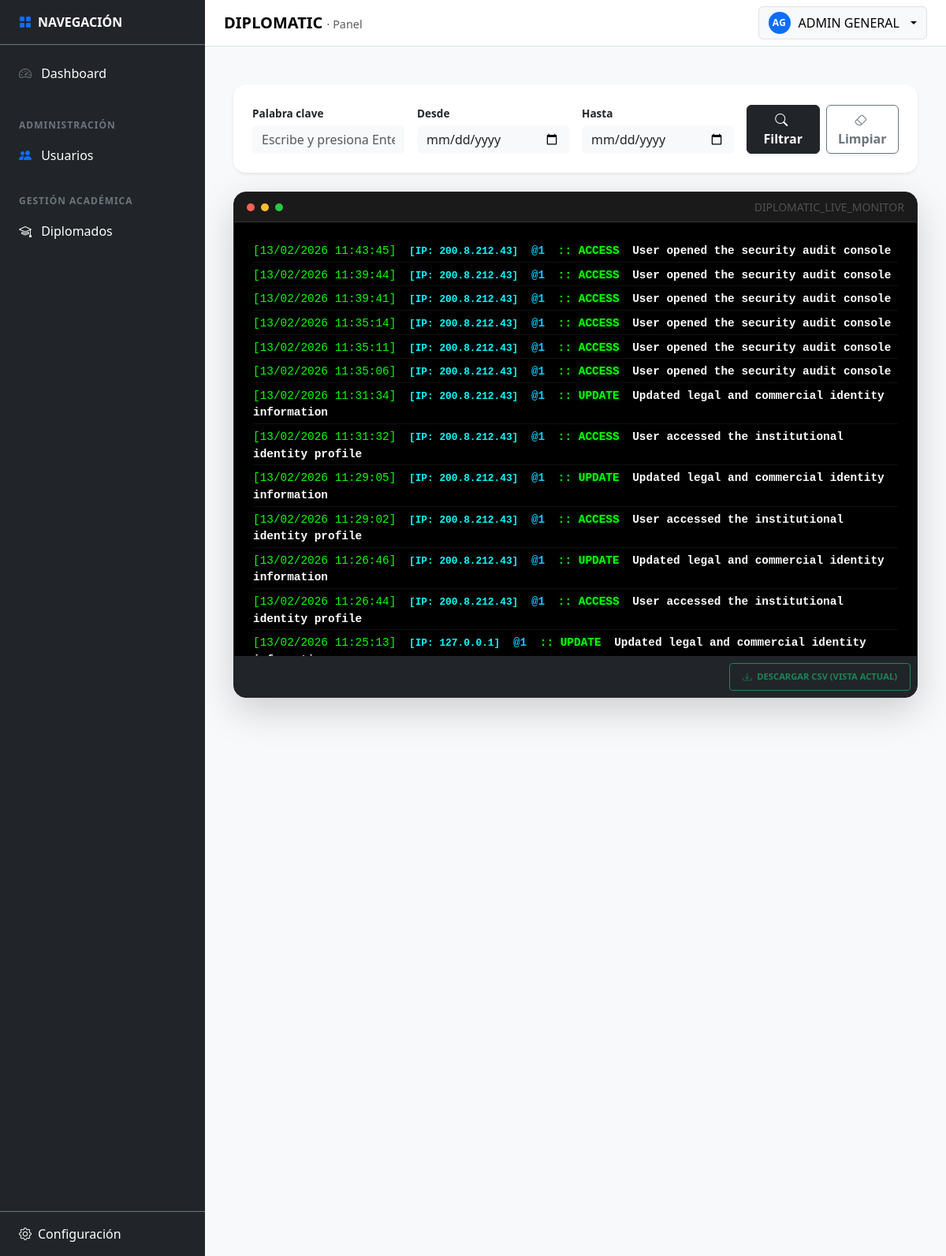
/settings/eventos (signed in), run on the app's committed database.
### tables this page shows
CREATE TABLE `tbl_audit_logs` (
  `log_id` bigint(20) NOT NULL,
  `created_at` timestamp NOT NULL DEFAULT current_timestamp(),
  `user_id` int(11) DEFAULT NULL,
  `session_id` varchar(255) DEFAULT NULL,
  `ip_address` varchar(45) DEFAULT NULL,
  `user_agent` text DEFAULT NULL,
  `device` varchar(50) DEFAULT NULL,
  `os` varchar(50) DEFAULT NULL,
  `module` varchar(100) DEFAULT NULL,
  `action` varchar(100) DEFAULT NULL,
  `description` text DEFAULT NULL,
  `entity` varchar(100) DEFAULT NULL,
  `entity_id` int(11) DEFAULT NULL,
  `db_action` varchar(20) DEFAULT NULL,
  `data_before` longtext DEFAULT NULL,
  `data_after` longtext DEFAULT NULL,
  `endpoint` varchar(255) DEFAULT NULL,
  `http_method` varchar(10) DEFAULT NULL,
  `status_code` int(5) DEFAULT NULL,
  `response_time_ms` int(11) DEFAULT NULL,
  `event_type` enum('NORMAL','WARNING','ERROR','SECURITY') DEFAULT 'NORMAL',
  `is_failed_attempt` tinyint(1) DEFAULT 0,
  `is_critical` tinyint(1) DEFAULT 0,
  `request_id` varchar(100) DEFAULT NULL,
  `event_origin` varchar(50) DEFAULT 'BACKEND',
  `environment` varchar(20) DEFAULT 'PROD',
  `app_version` varchar(20) DEFAULT '1.0.0'
);

### app/core/Controller.php (called while the page is built, shortened)
<?php
abstract class Controller
{
  protected function view(string $viewPath, array $data = []): void
  {
    View::render($viewPath, $data);
  }
}

### app/controllers/SettingsEventsController.php (called while the page is built, shortened)
<?php
final class SettingsEventsController extends Controller
{
    private $db;
    public function __construct() {
        try {
            $this->db = (new Database())->getConnection();
        } catch (Throwable $e) { $this->sendError($e->getMessage()); }
    }
    public function index(): void {
        try {
            $stmt = $this->db->query("SELECT * FROM tbl_audit_logs ORDER BY created_at DESC LIMIT 100");
            $this->view('settings/eventos', ['logs' => $stmt->fetchAll(PDO::FETCH_ASSOC)]);
        } catch (Throwable $e) { $this->view('settings/eventos', ['logs' => []]); }
    }
}

### app/core/Router.php (called while the page is built, shortened)
<?php
final class Router
{
  private array $routes = [
    'GET' => [],
    'POST' => [],
  ];
  public function get(string $path, array $handler): void
  {
    $this->routes['GET'][$this->normalize($path)] = $handler;
  }
  public function post(string $path, array $handler): void
  {
    $this->routes['POST'][$this->normalize($path)] = $handler;
  }
  public function dispatch(): void
  {
    $method = $_SERVER['REQUEST_METHOD'] ?? 'GET';
    $uri = parse_url($_SERVER['REQUEST_URI'] ?? '/', PHP_URL_PATH) ?? '/';
    $basePath = $this->detectBasePath();
    $path = $this->normalize(str_replace($basePath, '', $uri) ?: '/');
    $handler = $this->routes[$method][$path] ?? null;
    [$class, $action] = $handler;
    $controller = new $class();
    $controller->$action();
  }
  private function normalize(string $path): string
  {
    $path = '/' . trim($path, '/');
    return $path === '//' ? '/' : $path;
  }
  private function detectBasePath(): string
  {
    $scriptName = $_SERVER['SCRIPT_NAME'] ?? '';
    $dir = str_replace('\\', '/', dirname($scriptName));
    return rtrim($dir, '/');
  }
}

### app/core/Bootstrap.php (called while the page is built, shortened)
<?php
final class Bootstrap
{
  public function run(): void
  {
    $router = new Router();
    $router->get('/', [AuthController::class, 'showLogin']);
    $router->post('/login', [AuthController::class, 'doLogin']);
    $router->get('/logout', [AuthController::class, 'logout']);
    $router->get('/dashboard', [DashboardController::class, 'index']);
    $router->get('/settings', [SettingsController::class, 'index']);
    $router->get('/settings/correo', [SettingsController::class, 'correo']);
    $router->post('/settings/save-correo', [SettingsController::class, 'saveCorreo']);
    $router->post('/settings/test-correo', [SettingsController::class, 'testCorreo']);
    $router->get('/settings/empresa', [SettingsCompanyController::class, 'index']);
    $router->post('/settings/empresa/save', [SettingsCompanyController::class, 'save']);
    $router->get('/settings/whatsapp', [SettingsWhatsappController::class, 'index']);
    $router->post('/settings/whatsapp/save-template', [SettingsWhatsappController::class, 'saveTemplate']);
    $router->post('/settings/whatsapp/log', [SettingsWhatsappController::class, 'logSend']);
    $router->get('/settings/eventos', [SettingsEventsController::class, 'index']);
    $router->get('/settings/eventos/filter', [SettingsEventsController::class, 'filter']);
    $router->get('/users', [UsersController::class, 'index']);
    $router->post('/users/save', [UsersController::class, 'save']);
    $router->post('/users/delete', [UsersController::class, 'delete']);
    $router->dispatch();
  }
}

### public/index.php (called while the page is built, shortened)
<?php
require_once __DIR__ . '/../app/core/Autoload.php';
$app = new \App\Core\Bootstrap();
$app->run();

### app/core/Autoload.php (called while the page is built, shortened)
<?php
spl_autoload_register(function (string $class): void {
  $prefix = 'App\\';
  $baseDir = __DIR__ . '/../';
  $len = strlen($prefix);
  $relativeClass = substr($class, $len);
  $relativePath = str_replace('\\', '/', $relativeClass);
  $parts = explode('/', $relativePath);
  if (!empty($parts[0])) {
    $map = [
      'Core'        => 'core',
      'Controllers' => 'controllers',
      'Models'      => 'models',
      'Config'      => 'config',
      'Middleware'  => 'middleware',
      'Views'       => 'views',
      'Services'    => 'services',
    ];
    if (isset($map[$parts[0]])) {
      $partsMapped = $parts;
      $partsMapped[0] = $map[$parts[0]];
      $file = $baseDir . implode('/', $partsMapped) . '.php';
      if (file_exists($file)) { require_once $file; return; }
    }
  }
});

### app/core/Database.php (called while the page is built, shortened)
<?php
final class Database
{
  private static ?PDO $pdo = null;
  public static function getConnection(): PDO
  {
    $configFile = __DIR__ . '/../config/database.php';
    $cfg = require $configFile;
    $host = $cfg['host'] ?? '127.0.0.1';
    $dbname = $cfg['dbname'] ?? '';
    $user = $cfg['user'] ?? 'root';
    $pass = $cfg['pass'] ?? '';
    $charset = $cfg['charset'] ?? 'utf8mb4';
    $dsn = "mysql:host={$host};dbname={$dbname};charset={$charset}";
    try {
      self::$pdo = new PDO($dsn, $user, $pass, [
        PDO::ATTR_ERRMODE => PDO::ERRMODE_EXCEPTION,
        PDO::ATTR_DEFAULT_FETCH_MODE => PDO::FETCH_ASSOC,
        PDO::ATTR_EMULATE_PREPARES => false,
      ]);
      return self::$pdo;
    } catch (PDOException $e) {
      throw new \RuntimeException('Error de conexión a la base de datos. Verifique credenciales y que MySQL esté activo.');
    }
  }
}

### app/config/database.php (called while the page is built)
<?php
return [
  'host' => '127.0.0.1',
  'dbname' => 'db_diplomatic',
  'user' => 'root',
  'pass' => '',
  'charset' => 'utf8mb4',
];

### app/views/settings/eventos.php (the view, shortened to what this page needs)
<?php
$basePath = rtrim(str_replace('\\', '/', dirname($_SERVER['SCRIPT_NAME'] ?? '')), '/');
?>
<link rel="stylesheet" href="<?= $basePath ?>/assets/css/events.css?v=<?= time() ?>">
<div class="container-fluid py-4">
    <div class="card border-0 shadow-sm p-4 rounded-4 mb-4 bg-white">
        <form id="filter-events" class="row g-3 align-items-end" data-basepath="<?= $basePath ?>" onsubmit="event.preventDefault(); filterLogs();">
            <div class="col-lg-3">
                <label class="form-label small fw-bold">Palabra clave</label>
                <input type="text" name="search" class="form-control bg-light border-0" placeholder="Escribe y presiona Enter...">
            </div>
            <div class="col-lg-3">
                <label class="form-label small fw-bold">Desde</label>
                <input type="date" name="date_from" class="form-control bg-light border-0">
            </div>
            <div class="col-lg-3">
                <label class="form-label small fw-bold">Hasta</label>
                <input type="date" name="date_to" class="form-control bg-light border-0">
            </div>
            <div class="col-lg-3 d-flex gap-2">
                <button type="submit" class="btn btn-dark w-100 fw-bold shadow-sm">
                    <i class="bi bi-search me-1"></i> Filtrar
                </button>
                <button type="button" class="btn btn-outline-secondary w-100 fw-bold shadow-sm" onclick="clearFilters()">
                    <i class="bi bi-eraser me-1"></i> Limpiar
                </button>
            </div>
        </form>
    </div>
    <div class="console-wrapper shadow-lg rounded-4 overflow-hidden border border-dark">
        <div class="console-header d-flex justify-content-between align-items-center px-3 py-2">
            <div class="d-flex gap-2"><span class="console-dot dot-red"></span><span class="console-dot dot-yellow"></span><span class="console-dot dot-green"></span></div>
            <span class="console-title fw-mono small opacity-50">DIPLOMATIC_LIVE_MONITOR</span>
        </div>
        <div class="console-body p-4" id="event-logs">
            <?php if (!empty($logs)): foreach($logs as $log): ?>
                <div class="log-line mb-1">
                    <span class="log-date">[<?= date('d/m/Y H:i:s', strtotime($log['created_at'])) ?>]</span>
                    <span class="log-ip mx-2" style="color: #00ffff !important; font-weight: bold;">[IP: <?= $log['ip_address'] ?>]</span>
                    <span class="text-info fw-bold">@<?= $log['user_id'] ?? '1' ?></span>
                    <span class="log-action text-success fw-bold mx-2">:: <?= strtoupper($log['action']) ?></span>
                    <span class="log-desc text-white fw-bold"><?= htmlspecialchars($log['description']) ?></span>
                </div>
            <?php endforeach; endif; ?>
        </div>
        <div class="console-footer d-flex justify-content-end p-2 bg-dark">
            <button class="btn btn-outline-success btn-xs fw-mono py-2 px-3" onclick="exportConsoleToCSV()">
                <i class="bi bi-download me-1"></i> DESCARGAR CSV (VISTA ACTUAL)
            </button>
        </div>
    </div>
</div>

### public/assets/css/panel.css (style rules this page uses)
:root { --sidebar-width: 260px; }

### public/assets/css/users.css (style rules this page uses)
.form-label { font-size: 0.85rem; margin-bottom: 0.3rem; }

### public/assets/css/events.css (style rules this page uses)
.console-wrapper { background-color: #000; border: 1px solid #333; }
.console-header { background-color: #1a1a1a; border-bottom: 1px solid #333; color: #888; }
.console-footer { background-color: #000; border-top: 1px solid #222; }
.console-body { height: 550px; overflow-y: auto; background-color: #000; color: #e6edf3; font-family: 'Consolas', 'Monaco', monospace; font-size: 0.9rem; line-height: 1.5; }
.text-success { color: #00ff00 !important; text-shadow: 0 0 5px rgba(0, 255, 0, 0.4); }
.text-info { color: #00ccff !important; font-weight: bold; }
.log-line { border-bottom: 1px solid #111; padding: 2px 0; }
.log-date { color: #00ff00; font-weight: 500; }
.log-ip { color: #00ffff; font-weight: bold; font-size: 0.8rem; }
.log-desc { color: #ffffff !important; font-weight: 500; }
.console-dot { width: 10px; height: 10px; border-radius: 50%; display: inline-block; }
.dot-red { background-color: #ff5f56; }
.dot-yellow { background-color: #ffbd2e; }
.dot-green { background-color: #27c93f; }
.btn-xs { padding: 0.2rem 0.6rem; font-size: 0.7rem; border-radius: 4px; font-weight: bold; }

### data on the page
tbl_audit_logs: created_at "13/02/2026 11:43:45", ip_address "200.8.212.43", user "1", action "ACCESS", description "User opened the security audit console"
tbl_audit_logs: created_at "13/02/2026 11:39:44", ip_address "200.8.212.43", user "1", action "ACCESS", description "User opened the security audit console"
tbl_audit_logs: created_at "13/02/2026 11:39:41", ip_address "200.8.212.43", user "1", action "ACCESS", description "User opened the security audit console"
tbl_audit_logs: created_at "13/02/2026 11:35:14", ip_address "200.8.212.43", user "1", action "ACCESS", description "User opened the security audit console"
tbl_audit_logs: created_at "13/02/2026 11:35:11", ip_address "200.8.212.43", user "1", action "ACCESS", description "User opened the security audit console"
tbl_audit_logs: created_at "13/02/2026 11:35:06", ip_address "200.8.212.43", user "1", action "ACCESS", description "User opened the security audit console"
tbl_audit_logs: created_at "13/02/2026 11:31:34", ip_address "200.8.212.43", user "1", action "UPDATE", description "Updated legal and commercial identity information"
tbl_audit_logs: created_at "13/02/2026 11:31:32", ip_address "200.8.212.43", user "1", action "ACCESS", description "User accessed the institutional identity profile"
tbl_audit_logs: created_at "13/02/2026 11:29:05", ip_address "200.8.212.43", user "1", action "UPDATE", description "Updated legal and commercial identity information"
tbl_audit_logs: created_at "13/02/2026 11:29:02", ip_address "200.8.212.43", user "1", action "ACCESS", description "User accessed the institutional identity profile"
tbl_audit_logs: created_at "13/02/2026 11:26:46", ip_address "200.8.212.43", user "1", action "UPDATE", description "Updated legal and commercial identity information"
tbl_audit_logs: created_at "13/02/2026 11:26:44", ip_address "200.8.212.43", user "1", action "ACCESS", description "User accessed the institutional identity profile"
tbl_audit_logs: created_at "13/02/2026 11:25:13", ip_address "127.0.0.1", user "1", action "UPDATE", description "Updated legal and commercial identity…"

### other printed values
$initials "AG"
$userName "ADMIN GENERAL"
